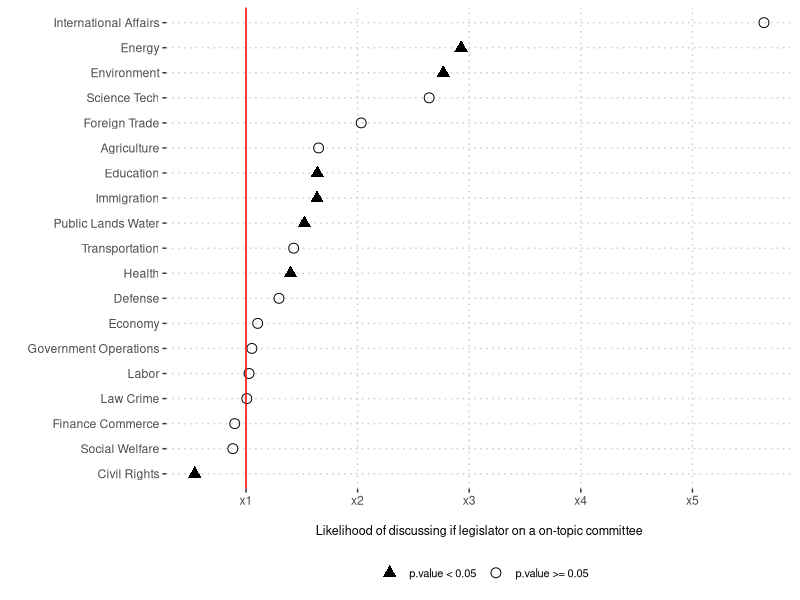

The R script that drew this image:
################################################################################
# 05-figure03.R
# Paper:    "Using Social Media Data to Reveal Patterns of Policy Engagement in 
#            State Legislatures"
# Journal:  State Politics and Policy Quarterly
# Authors:  Julia Payson, Andreu Casas, Jonathan Nagler, Richard Bonneau, and 
#           Joshua A. Tucker.
# Purpose:  To replicate Figure 3 of the paper, showing the results OLS models 
#           predicting the proportion of tweets legislators dedicate to 
#           discussing each topic as a function of being on a committee on the topic
# Data In:  
#           1. Core data needed for the data modeling
#              - ./data/model_data_basic.csv
#           2. Dataset with data on tweets per topic by legislator 
#              - ./data/legislators_topic_tweet_count-25june2020.csv
#           3. Additional meta info about state leg
#              - ./data/state-leg-indiv-level-meta-twitter-basics-2july2020.csv
#           4. Information about the topics of the committee they serve
#              - ./data/committee_topic.csv
# Output:
#           1. Figure 3 of the paper
#              - ./figures/figure03.pdf
################################################################################

# PACAKGES
#===============================================================================
library(dplyr)
library(tidyr)
library(ggplot2)
library(lme4)
library(broom)
library(sandwich)
library(lmtest)

# DATA
#===============================================================================
# - dataset with data on tweets per topic by legislator 
leg_counts <- read.csv("./data/legislators_topic_tweet_count-25june2020.csv",
                       colClasses = "character")

# - additional meta info about state leg
meta <- read.csv("./data/state-leg-indiv-level-meta-twitter-basics-2july2020.csv",
                 colClasses = "character")

# - core data needed for the data modeling
model_data <- read.csv("./data/model_data_basic.csv")

# - information about the topic of the committee in which they serve
committee_topic <- read.csv("./data/committee_topic.csv", 
                            colClasses = "character")

# DATA WRANGLING
#===============================================================================
# - generating information about how often each legislators discussed each issue
indiv_legdb <- leg_counts %>%
  # /!\ exclude those elected in the mid-2018 election (they didn't start until
  #     2019)
  filter(as.character(user_id) %in%
           as.character(meta$user_id[which(meta$updated2019 != 1)])) %>%
  gather(topic_code, tweets_n, -user_id, -party, -state, -chamber) %>%
  mutate(tweets_n = as.numeric(as.character(tweets_n)))

# - calculate prop. of tweets by each legislator that are about each topic
indiv_totals <- leg_counts %>%
  # /!\ exclude those elected in the mid-2018 election (they didn't start until
  #     2019)
  filter(as.character(user_id) %in%
           as.character(meta$user_id[which(meta$updated2019 != 1)])) %>%
  gather(topic_code, tweets_n, -user_id, -party, -state, -chamber) %>%
  group_by(user_id) %>%
  summarise(leg_total = sum(as.numeric(as.character(tweets_n))))

indiv_legdb$user_id <- as.character(indiv_legdb$user_id)
indiv_totals$user_id <- as.character(indiv_totals$user_id)
indiv_legdb02 <- left_join(indiv_legdb, indiv_totals) %>%
  mutate(tweets_prop = round(tweets_n / leg_total, 4))

topic_props <- indiv_legdb02 %>%
  filter(topic_code != "X0") %>%
  filter(topic_code != "X9") %>%
  mutate(topic_label = recode(topic_code,
                              `X1` = "Economy_prop",
                              `X2` = "Law_Crime_prop",
                              `X3` = "Defense_prop",
                              `X4` = "Science_Tech_prop",
                              `X5` = "Foreign_Trade_prop",
                              `X6` = "International_Affairs_prop",
                              `X7` = "Government_Operations_prop",
                              `X8` = "Public_Lands_Water_prop",
                              `X10` = "Civil_Rights_prop",
                              `X12` = "Health_prop",
                              `X13` = "Agriculture_prop",
                              `X14` = "Labor_prop",
                              `X15` = "Education_prop",
                              `X16` = "Environment_prop",
                              `X17` = "Energy_prop",
                              `X18` = "Immigration_prop",
                              `X19` = "Transportation_prop",
                              `X20` = "Social_Welfare_prop",
                              `X21` = "Housing_prop",
                              `X25` = "Finance_Commerce_prop")) %>%
  dplyr::select(user_id, topic_label, tweets_prop) %>%
  spread(topic_label, tweets_prop)

# - preparing all other necessary covariates for the model
model_data <- model_data %>%
  mutate(on_twitter = ifelse(Twitter != "", 1, 0),
         professional = factor(professional, 
                               levels = c("Least Professional",
                                          "Middle-ground",
                                          "Most Professional")),
         election18 = factor(election18,
                             levels = c("No election",
                                        "Safe election",
                                        "Competitive election")),
         ethnicity = factor(ethnicity, 
                            levels = c("white", "black", "hispanic", 
                                       "asian", "other_ethn")),
         in_session = ifelse(State %in% c("MT", "ND", "NV", "TX"), 0, 1),
         mov02_log = log(mov02 + 1),
         democrat = ifelse(grepl("Dem", Party), 1, 0))

# - adding user ids to the model data so it can be merged to the topic data
#   (getting rid of info for those who are not on Twitter, as they are excluded
#    from this analysis)
ids_cross <- meta %>% 
  dplyr::select(Twitter, user_id) %>%
  mutate(Twitter = tolower(Twitter))

model_data$Twitter <- tolower(model_data$Twitter)

mdata <- left_join(model_data, ids_cross) %>%
  filter(!is.na(user_id))
mdata <- mdata[!duplicated(mdata$user_id),]

# - merging with the rest of key covariates for the models
topic_props$user_id <- as.character(topic_props$user_id)
mdata$user_id <- as.character(mdata$user_id)
final_mdata <- left_join(mdata, topic_props)

# - adding finally information about the topic of the committee in which they
#   serve
final_mdata <- left_join(final_mdata, committee_topic)

#-------------------------------------------------------------------------------
# Model D: Talk about a given topic
#-------------------------------------------------------------------------------
model_d <- NULL
topics <- names(final_mdata)[54:73]
for (topic in topics) {
  model_formula <- formula(
    paste0(topic, "_prop ~legprofscore_sd + in_session + has_term_limits + leadership + 
    committee.count_sd + seniority_sd + last_term + ethnicity + 
    male + mov02_sd + democrat +", topic))
  # - fit the model
  model_d_fit <- lm(model_formula, data = final_mdata)
  # - cluster SE by state
  model_d_cerr <- coeftest(model_d_fit, vcov = vcovCL, cluster = ~State)
  #model_d_run <- broom::tidy(lm(model_formula, data = model_data04))
  coef_interest <- broom::tidy(model_d_cerr) %>%
    filter(term == paste0(topic, "1")) %>%
    mutate(term = gsub("1", "", term))
  coef_interest$intercept <- (broom::tidy(model_d_cerr) %>%
                                filter(term == "(Intercept)"))$estimate
  
  model_d <- rbind(model_d, coef_interest)
}

# OUTPUT
#-------------------------------------------------------------------------------
# - calculate 95% CIs
model_d02 <- model_d %>%
  mutate(lwr_pre = estimate - (1.96 * std.error),
         upr_pre = estimate + (1.96 * std.error),
         pe = (intercept + estimate) / intercept,
         lwr = (intercept + lwr_pre) / intercept,
         upr = (intercept + upr_pre) / intercept) %>%
  arrange(desc(pe)) %>%
  rename(v = term) %>%
  mutate(v = factor(v,  levels = v))


pdf("./figures/figure03.pdf", width = 7, height = 5)
ggplot(model_d02 %>%
         filter(!(v %in% c("Housing"))) %>%
         mutate(v = gsub("_", " ", v),
                significant = ifelse((lwr > 1 & upr > 1) |
                                       (lwr < 1 & upr < 1), 
                                     "p.value < 0.05", "p.value >= 0.05")) %>%
         arrange(pe) %>%
         mutate(v = factor(v, levels = unique(v))),
       aes(x = v, y = pe)) +
  geom_point(aes(x = v, y = pe, shape = significant),
             size = 3) +
  coord_flip() +
  geom_hline(yintercept = 1, color = "red") +
  scale_shape_manual("", values = c(17, 1)) +
  scale_x_discrete("") +
  scale_y_continuous(
    "\nLikelihood of discussing if legislator on a on-topic committee",
    breaks = seq(0, 7, 1), 
    labels = paste0("x", seq(0, 7, 1))) +
  theme(panel.background = element_blank(),
        panel.grid.major = element_line(color = "gray80", linetype = "dotted"),
        legend.position = "bottom",
        legend.text = element_text(size = 8),
        axis.title.x = element_text(size = 9))
dev.off()        
